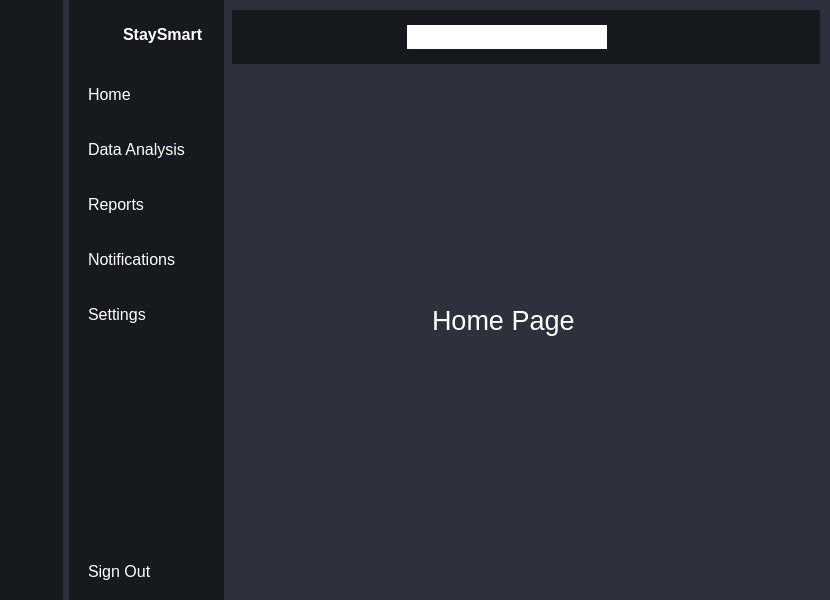
<?xml version="1.0" encoding="UTF-8"?>
<ui version="4.0">
 <class>MainWindow</class>
 <widget class="QMainWindow" name="MainWindow">
  <property name="geometry">
   <rect>
    <x>0</x>
    <y>0</y>
    <width>830</width>
    <height>600</height>
   </rect>
  </property>
  <property name="minimumSize">
   <size>
    <width>800</width>
    <height>600</height>
   </size>
  </property>
  <property name="windowTitle">
   <string>MainWindow</string>
  </property>
  <property name="styleSheet">
   <string notr="true">background-color: rgb(44, 49, 60);</string>
  </property>
  <widget class="QWidget" name="centralwidget">
   <layout class="QGridLayout" name="gridLayout">
    <property name="leftMargin">
     <number>0</number>
    </property>
    <property name="topMargin">
     <number>0</number>
    </property>
    <property name="rightMargin">
     <number>0</number>
    </property>
    <property name="bottomMargin">
     <number>0</number>
    </property>
    <item row="0" column="0">
     <widget class="QWidget" name="iconsWidget" native="true">
      <property name="styleSheet">
       <string notr="true">QWidget{
	background-color: rgb(22, 25, 29);
}

QPushButton{
	color: white;
	height: 40px;
	border: none;
	border-radius: 10px;
}

QPushButton:checked{
	background-color: rgb(44, 49, 60);
	font-weight: bold;
}</string>
      </property>
      <layout class="QVBoxLayout" name="verticalLayout_3">
       <property name="spacing">
        <number>0</number>
       </property>
       <item>
        <layout class="QHBoxLayout" name="horizontalLayout_3">
         <item>
          <widget class="QLabel" name="staySmartLogo">
           <property name="minimumSize">
            <size>
             <width>45</width>
             <height>50</height>
            </size>
           </property>
           <property name="maximumSize">
            <size>
             <width>40</width>
             <height>50</height>
            </size>
           </property>
           <property name="text">
            <string/>
           </property>
           <property name="pixmap">
            <pixmap resource="resources/resources2.qrc">:/images/Stay Smart Logo 1.png</pixmap>
           </property>
           <property name="scaledContents">
            <bool>true</bool>
           </property>
          </widget>
         </item>
        </layout>
       </item>
       <item>
        <layout class="QVBoxLayout" name="verticalLayout">
         <property name="spacing">
          <number>15</number>
         </property>
         <property name="topMargin">
          <number>15</number>
         </property>
         <item>
          <widget class="QPushButton" name="homeButton">
           <property name="text">
            <string/>
           </property>
           <property name="icon">
            <iconset resource="resources/resources2.qrc">
             <normaloff>:/Icons/home.svg</normaloff>:/Icons/home.svg</iconset>
           </property>
           <property name="iconSize">
            <size>
             <width>24</width>
             <height>24</height>
            </size>
           </property>
           <property name="checkable">
            <bool>true</bool>
           </property>
           <property name="autoExclusive">
            <bool>true</bool>
           </property>
          </widget>
         </item>
         <item>
          <widget class="QPushButton" name="dataAnalysisButton">
           <property name="text">
            <string/>
           </property>
           <property name="icon">
            <iconset resource="resources/resources2.qrc">
             <normaloff>:/Icons/database.svg</normaloff>:/Icons/database.svg</iconset>
           </property>
           <property name="iconSize">
            <size>
             <width>24</width>
             <height>24</height>
            </size>
           </property>
           <property name="checkable">
            <bool>true</bool>
           </property>
           <property name="autoExclusive">
            <bool>true</bool>
           </property>
          </widget>
         </item>
         <item>
          <widget class="QPushButton" name="reportsButton">
           <property name="text">
            <string/>
           </property>
           <property name="icon">
            <iconset resource="resources/resources2.qrc">
             <normaloff>:/Icons/clipboard.svg</normaloff>:/Icons/clipboard.svg</iconset>
           </property>
           <property name="iconSize">
            <size>
             <width>24</width>
             <height>24</height>
            </size>
           </property>
           <property name="checkable">
            <bool>true</bool>
           </property>
           <property name="autoExclusive">
            <bool>true</bool>
           </property>
          </widget>
         </item>
         <item>
          <widget class="QPushButton" name="notificationsButton">
           <property name="text">
            <string/>
           </property>
           <property name="icon">
            <iconset resource="resources/resources2.qrc">
             <normaloff>:/Icons/message-square.svg</normaloff>:/Icons/message-square.svg</iconset>
           </property>
           <property name="iconSize">
            <size>
             <width>24</width>
             <height>24</height>
            </size>
           </property>
           <property name="checkable">
            <bool>true</bool>
           </property>
           <property name="autoExclusive">
            <bool>true</bool>
           </property>
          </widget>
         </item>
         <item>
          <widget class="QPushButton" name="settingsButton">
           <property name="text">
            <string/>
           </property>
           <property name="icon">
            <iconset resource="resources/resources2.qrc">
             <normaloff>:/Icons/settings.svg</normaloff>:/Icons/settings.svg</iconset>
           </property>
           <property name="iconSize">
            <size>
             <width>24</width>
             <height>24</height>
            </size>
           </property>
           <property name="checkable">
            <bool>true</bool>
           </property>
           <property name="autoExclusive">
            <bool>true</bool>
           </property>
          </widget>
         </item>
         <item>
          <spacer name="verticalSpacer">
           <property name="orientation">
            <enum>Qt::Vertical</enum>
           </property>
           <property name="sizeHint" stdset="0">
            <size>
             <width>20</width>
             <height>258</height>
            </size>
           </property>
          </spacer>
         </item>
         <item>
          <widget class="QPushButton" name="signOutButton">
           <property name="text">
            <string/>
           </property>
           <property name="icon">
            <iconset resource="resources/resources2.qrc">
             <normaloff>:/Icons/log-out.svg</normaloff>:/Icons/log-out.svg</iconset>
           </property>
           <property name="iconSize">
            <size>
             <width>24</width>
             <height>24</height>
            </size>
           </property>
          </widget>
         </item>
        </layout>
       </item>
      </layout>
     </widget>
    </item>
    <item row="0" column="2">
     <widget class="QWidget" name="mainWidget" native="true">
      <layout class="QVBoxLayout" name="verticalLayout_5">
       <property name="leftMargin">
        <number>2</number>
       </property>
       <property name="topMargin">
        <number>10</number>
       </property>
       <property name="rightMargin">
        <number>10</number>
       </property>
       <property name="bottomMargin">
        <number>10</number>
       </property>
       <item>
        <widget class="QWidget" name="header_widget" native="true">
         <property name="styleSheet">
          <string notr="true">background-color: rgb(22, 25, 29);
border: none;
</string>
         </property>
         <layout class="QHBoxLayout" name="horizontalLayout_4">
          <property name="leftMargin">
           <number>10</number>
          </property>
          <property name="topMargin">
           <number>15</number>
          </property>
          <property name="rightMargin">
           <number>10</number>
          </property>
          <property name="bottomMargin">
           <number>15</number>
          </property>
          <item>
           <widget class="QPushButton" name="collapseAndExpandButton">
            <property name="text">
             <string/>
            </property>
            <property name="icon">
             <iconset resource="resources/resources2.qrc">
              <normaloff>:/Icons/menu.svg</normaloff>:/Icons/menu.svg</iconset>
            </property>
            <property name="iconSize">
             <size>
              <width>24</width>
              <height>24</height>
             </size>
            </property>
            <property name="checkable">
             <bool>true</bool>
            </property>
            <property name="autoExclusive">
             <bool>false</bool>
            </property>
           </widget>
          </item>
          <item>
           <spacer name="horizontalSpacer_2">
            <property name="orientation">
             <enum>Qt::Horizontal</enum>
            </property>
            <property name="sizeHint" stdset="0">
             <size>
              <width>100</width>
              <height>20</height>
             </size>
            </property>
           </spacer>
          </item>
          <item>
           <layout class="QHBoxLayout" name="horizontalLayout">
            <item>
             <widget class="QLineEdit" name="searchBar">
              <property name="minimumSize">
               <size>
                <width>200</width>
                <height>24</height>
               </size>
              </property>
              <property name="styleSheet">
               <string notr="true">background-color: rgb(255, 255, 255);</string>
              </property>
             </widget>
            </item>
            <item>
             <widget class="QPushButton" name="searchButton">
              <property name="text">
               <string/>
              </property>
              <property name="icon">
               <iconset resource="resources/resources2.qrc">
                <normaloff>:/Icons/search.svg</normaloff>:/Icons/search.svg</iconset>
              </property>
              <property name="iconSize">
               <size>
                <width>24</width>
                <height>24</height>
               </size>
              </property>
             </widget>
            </item>
           </layout>
          </item>
          <item>
           <spacer name="horizontalSpacer">
            <property name="orientation">
             <enum>Qt::Horizontal</enum>
            </property>
            <property name="sizeHint" stdset="0">
             <size>
              <width>100</width>
              <height>20</height>
             </size>
            </property>
           </spacer>
          </item>
          <item>
           <widget class="QPushButton" name="profileButton">
            <property name="autoFillBackground">
             <bool>false</bool>
            </property>
            <property name="styleSheet">
             <string notr="true">border-radius: 40px;</string>
            </property>
            <property name="text">
             <string/>
            </property>
            <property name="icon">
             <iconset resource="resources/resources2.qrc">
              <normaloff>:/Icons/user.svg</normaloff>:/Icons/user.svg</iconset>
            </property>
            <property name="iconSize">
             <size>
              <width>24</width>
              <height>24</height>
             </size>
            </property>
           </widget>
          </item>
         </layout>
        </widget>
       </item>
       <item>
        <widget class="QStackedWidget" name="stackedWidget">
         <property name="styleSheet">
          <string notr="true">background-color: rgb(44, 49, 60);
color: white;</string>
         </property>
         <widget class="QWidget" name="homePage">
          <widget class="QLabel" name="placeholderTextForHomePage">
           <property name="geometry">
            <rect>
             <x>200</x>
             <y>210</y>
             <width>171</width>
             <height>81</height>
            </rect>
           </property>
           <property name="font">
            <font>
             <pointsize>20</pointsize>
            </font>
           </property>
           <property name="text">
            <string>Home Page</string>
           </property>
          </widget>
         </widget>
         <widget class="QWidget" name="dataAnalysisPage">
          <widget class="QLabel" name="placeholderTextForDataAnalysisPage">
           <property name="geometry">
            <rect>
             <x>170</x>
             <y>210</y>
             <width>251</width>
             <height>81</height>
            </rect>
           </property>
           <property name="font">
            <font>
             <pointsize>20</pointsize>
            </font>
           </property>
           <property name="text">
            <string>Data Analysis Page</string>
           </property>
          </widget>
         </widget>
         <widget class="QWidget" name="reportsPage">
          <widget class="QLabel" name="placeholderTextForReportsPage">
           <property name="geometry">
            <rect>
             <x>200</x>
             <y>200</y>
             <width>171</width>
             <height>81</height>
            </rect>
           </property>
           <property name="font">
            <font>
             <pointsize>20</pointsize>
            </font>
           </property>
           <property name="text">
            <string>Reports Page</string>
           </property>
          </widget>
         </widget>
         <widget class="QWidget" name="settingsPage">
          <widget class="QLabel" name="placeholderTextForSettingsPage">
           <property name="geometry">
            <rect>
             <x>190</x>
             <y>200</y>
             <width>171</width>
             <height>81</height>
            </rect>
           </property>
           <property name="font">
            <font>
             <pointsize>20</pointsize>
            </font>
           </property>
           <property name="text">
            <string>Settings Page</string>
           </property>
          </widget>
         </widget>
         <widget class="QWidget" name="notificationsPage">
          <widget class="QLabel" name="placeholderTextForNotificationsPage">
           <property name="geometry">
            <rect>
             <x>160</x>
             <y>200</y>
             <width>251</width>
             <height>81</height>
            </rect>
           </property>
           <property name="font">
            <font>
             <pointsize>20</pointsize>
            </font>
           </property>
           <property name="text">
            <string>Notifications Page</string>
           </property>
          </widget>
         </widget>
        </widget>
       </item>
      </layout>
     </widget>
    </item>
    <item row="0" column="1">
     <widget class="QWidget" name="iconsWithTextWidget" native="true">
      <property name="styleSheet">
       <string notr="true">QWidget{
	background-color: rgb(22, 25, 29);
	color: white;
}

QPushButton{
	color: white;
	text-align: left;
	height: 40px;
	padding-left: 10px;
	border: none;
	border-top-left-radius: 10px;
	border-bottom-left-radius: 10px
}

QPushButton:checked{
	background-color: rgb(44, 49, 60);
	font-weight: bold;
}</string>
      </property>
      <layout class="QVBoxLayout" name="verticalLayout_4">
       <property name="spacing">
        <number>0</number>
       </property>
       <property name="rightMargin">
        <number>0</number>
       </property>
       <item>
        <layout class="QHBoxLayout" name="horizontalLayout_2">
         <property name="rightMargin">
          <number>20</number>
         </property>
         <item>
          <widget class="QLabel" name="staySmartLogoWithText">
           <property name="minimumSize">
            <size>
             <width>45</width>
             <height>50</height>
            </size>
           </property>
           <property name="maximumSize">
            <size>
             <width>45</width>
             <height>50</height>
            </size>
           </property>
           <property name="text">
            <string/>
           </property>
           <property name="pixmap">
            <pixmap resource="resources/resources2.qrc">:/images/Stay Smart Logo 1.png</pixmap>
           </property>
           <property name="scaledContents">
            <bool>true</bool>
           </property>
          </widget>
         </item>
         <item>
          <widget class="QLabel" name="staySmartText">
           <property name="font">
            <font>
             <pointsize>12</pointsize>
             <bold>true</bold>
            </font>
           </property>
           <property name="text">
            <string>StaySmart</string>
           </property>
          </widget>
         </item>
        </layout>
       </item>
       <item>
        <layout class="QVBoxLayout" name="verticalLayout_2">
         <property name="spacing">
          <number>15</number>
         </property>
         <property name="topMargin">
          <number>15</number>
         </property>
         <item>
          <widget class="QPushButton" name="homeButtonWithText">
           <property name="font">
            <font>
             <pointsize>12</pointsize>
            </font>
           </property>
           <property name="text">
            <string>Home</string>
           </property>
           <property name="icon">
            <iconset resource="resources/resources2.qrc">
             <normaloff>:/Icons/home.svg</normaloff>:/Icons/home.svg</iconset>
           </property>
           <property name="iconSize">
            <size>
             <width>24</width>
             <height>24</height>
            </size>
           </property>
           <property name="checkable">
            <bool>true</bool>
           </property>
           <property name="autoExclusive">
            <bool>true</bool>
           </property>
          </widget>
         </item>
         <item>
          <widget class="QPushButton" name="dataAnalysisButtonWithText">
           <property name="font">
            <font>
             <pointsize>12</pointsize>
            </font>
           </property>
           <property name="text">
            <string>Data Analysis</string>
           </property>
           <property name="icon">
            <iconset resource="resources/resources2.qrc">
             <normaloff>:/Icons/database.svg</normaloff>:/Icons/database.svg</iconset>
           </property>
           <property name="iconSize">
            <size>
             <width>24</width>
             <height>24</height>
            </size>
           </property>
           <property name="checkable">
            <bool>true</bool>
           </property>
           <property name="autoExclusive">
            <bool>true</bool>
           </property>
          </widget>
         </item>
         <item>
          <widget class="QPushButton" name="reportsButtonWithText">
           <property name="font">
            <font>
             <pointsize>12</pointsize>
            </font>
           </property>
           <property name="text">
            <string>Reports</string>
           </property>
           <property name="icon">
            <iconset resource="resources/resources2.qrc">
             <normaloff>:/Icons/clipboard.svg</normaloff>:/Icons/clipboard.svg</iconset>
           </property>
           <property name="iconSize">
            <size>
             <width>24</width>
             <height>24</height>
            </size>
           </property>
           <property name="checkable">
            <bool>true</bool>
           </property>
           <property name="autoExclusive">
            <bool>true</bool>
           </property>
          </widget>
         </item>
         <item>
          <widget class="QPushButton" name="notificationsButtonWithText">
           <property name="font">
            <font>
             <pointsize>12</pointsize>
            </font>
           </property>
           <property name="text">
            <string>Notifications</string>
           </property>
           <property name="icon">
            <iconset resource="resources/resources2.qrc">
             <normaloff>:/Icons/message-square.svg</normaloff>:/Icons/message-square.svg</iconset>
           </property>
           <property name="iconSize">
            <size>
             <width>24</width>
             <height>24</height>
            </size>
           </property>
           <property name="checkable">
            <bool>true</bool>
           </property>
           <property name="autoExclusive">
            <bool>true</bool>
           </property>
          </widget>
         </item>
         <item>
          <widget class="QPushButton" name="settingsButtonWithText">
           <property name="font">
            <font>
             <pointsize>12</pointsize>
            </font>
           </property>
           <property name="text">
            <string>Settings</string>
           </property>
           <property name="icon">
            <iconset resource="resources/resources2.qrc">
             <normaloff>:/Icons/settings.svg</normaloff>:/Icons/settings.svg</iconset>
           </property>
           <property name="iconSize">
            <size>
             <width>24</width>
             <height>24</height>
            </size>
           </property>
           <property name="checkable">
            <bool>true</bool>
           </property>
           <property name="autoExclusive">
            <bool>true</bool>
           </property>
          </widget>
         </item>
         <item>
          <spacer name="verticalSpacer_2">
           <property name="orientation">
            <enum>Qt::Vertical</enum>
           </property>
           <property name="sizeHint" stdset="0">
            <size>
             <width>20</width>
             <height>258</height>
            </size>
           </property>
          </spacer>
         </item>
         <item>
          <widget class="QPushButton" name="signOutButtonWithText">
           <property name="font">
            <font>
             <pointsize>12</pointsize>
            </font>
           </property>
           <property name="text">
            <string>Sign Out</string>
           </property>
           <property name="icon">
            <iconset resource="resources/resources2.qrc">
             <normaloff>:/Icons/log-out.svg</normaloff>:/Icons/log-out.svg</iconset>
           </property>
           <property name="iconSize">
            <size>
             <width>24</width>
             <height>24</height>
            </size>
           </property>
          </widget>
         </item>
        </layout>
       </item>
      </layout>
     </widget>
    </item>
   </layout>
  </widget>
 </widget>
 <resources>
  <include location="resources/resources2.qrc"/>
 </resources>
 <connections>
  <connection>
   <sender>collapseAndExpandButton</sender>
   <signal>toggled(bool)</signal>
   <receiver>iconsWidget</receiver>
   <slot>setHidden(bool)</slot>
   <hints>
    <hint type="sourcelabel">
     <x>267</x>
     <y>26</y>
    </hint>
    <hint type="destinationlabel">
     <x>64</x>
     <y>252</y>
    </hint>
   </hints>
  </connection>
  <connection>
   <sender>collapseAndExpandButton</sender>
   <signal>toggled(bool)</signal>
   <receiver>iconsWithTextWidget</receiver>
   <slot>setVisible(bool)</slot>
   <hints>
    <hint type="sourcelabel">
     <x>273</x>
     <y>29</y>
    </hint>
    <hint type="destinationlabel">
     <x>228</x>
     <y>304</y>
    </hint>
   </hints>
  </connection>
  <connection>
   <sender>settingsButton</sender>
   <signal>toggled(bool)</signal>
   <receiver>settingsButtonWithText</receiver>
   <slot>setChecked(bool)</slot>
   <hints>
    <hint type="sourcelabel">
     <x>36</x>
     <y>314</y>
    </hint>
    <hint type="destinationlabel">
     <x>101</x>
     <y>310</y>
    </hint>
   </hints>
  </connection>
  <connection>
   <sender>notificationsButton</sender>
   <signal>toggled(bool)</signal>
   <receiver>notificationsButtonWithText</receiver>
   <slot>setChecked(bool)</slot>
   <hints>
    <hint type="sourcelabel">
     <x>39</x>
     <y>252</y>
    </hint>
    <hint type="destinationlabel">
     <x>101</x>
     <y>257</y>
    </hint>
   </hints>
  </connection>
  <connection>
   <sender>reportsButton</sender>
   <signal>toggled(bool)</signal>
   <receiver>reportsButtonWithText</receiver>
   <slot>setChecked(bool)</slot>
   <hints>
    <hint type="sourcelabel">
     <x>37</x>
     <y>188</y>
    </hint>
    <hint type="destinationlabel">
     <x>110</x>
     <y>191</y>
    </hint>
   </hints>
  </connection>
  <connection>
   <sender>dataAnalysisButton</sender>
   <signal>toggled(bool)</signal>
   <receiver>dataAnalysisButtonWithText</receiver>
   <slot>setChecked(bool)</slot>
   <hints>
    <hint type="sourcelabel">
     <x>40</x>
     <y>135</y>
    </hint>
    <hint type="destinationlabel">
     <x>103</x>
     <y>147</y>
    </hint>
   </hints>
  </connection>
  <connection>
   <sender>homeButton</sender>
   <signal>toggled(bool)</signal>
   <receiver>homeButtonWithText</receiver>
   <slot>setChecked(bool)</slot>
   <hints>
    <hint type="sourcelabel">
     <x>29</x>
     <y>100</y>
    </hint>
    <hint type="destinationlabel">
     <x>102</x>
     <y>103</y>
    </hint>
   </hints>
  </connection>
  <connection>
   <sender>homeButtonWithText</sender>
   <signal>toggled(bool)</signal>
   <receiver>homeButton</receiver>
   <slot>setChecked(bool)</slot>
   <hints>
    <hint type="sourcelabel">
     <x>123</x>
     <y>84</y>
    </hint>
    <hint type="destinationlabel">
     <x>43</x>
     <y>89</y>
    </hint>
   </hints>
  </connection>
  <connection>
   <sender>dataAnalysisButtonWithText</sender>
   <signal>toggled(bool)</signal>
   <receiver>dataAnalysisButton</receiver>
   <slot>setChecked(bool)</slot>
   <hints>
    <hint type="sourcelabel">
     <x>172</x>
     <y>132</y>
    </hint>
    <hint type="destinationlabel">
     <x>46</x>
     <y>131</y>
    </hint>
   </hints>
  </connection>
  <connection>
   <sender>reportsButtonWithText</sender>
   <signal>toggled(bool)</signal>
   <receiver>reportsButton</receiver>
   <slot>setChecked(bool)</slot>
   <hints>
    <hint type="sourcelabel">
     <x>171</x>
     <y>189</y>
    </hint>
    <hint type="destinationlabel">
     <x>47</x>
     <y>190</y>
    </hint>
   </hints>
  </connection>
  <connection>
   <sender>notificationsButtonWithText</sender>
   <signal>toggled(bool)</signal>
   <receiver>notificationsButton</receiver>
   <slot>setChecked(bool)</slot>
   <hints>
    <hint type="sourcelabel">
     <x>177</x>
     <y>241</y>
    </hint>
    <hint type="destinationlabel">
     <x>45</x>
     <y>245</y>
    </hint>
   </hints>
  </connection>
  <connection>
   <sender>settingsButtonWithText</sender>
   <signal>toggled(bool)</signal>
   <receiver>settingsButton</receiver>
   <slot>setChecked(bool)</slot>
   <hints>
    <hint type="sourcelabel">
     <x>203</x>
     <y>300</y>
    </hint>
    <hint type="destinationlabel">
     <x>53</x>
     <y>300</y>
    </hint>
   </hints>
  </connection>
 </connections>
</ui>
